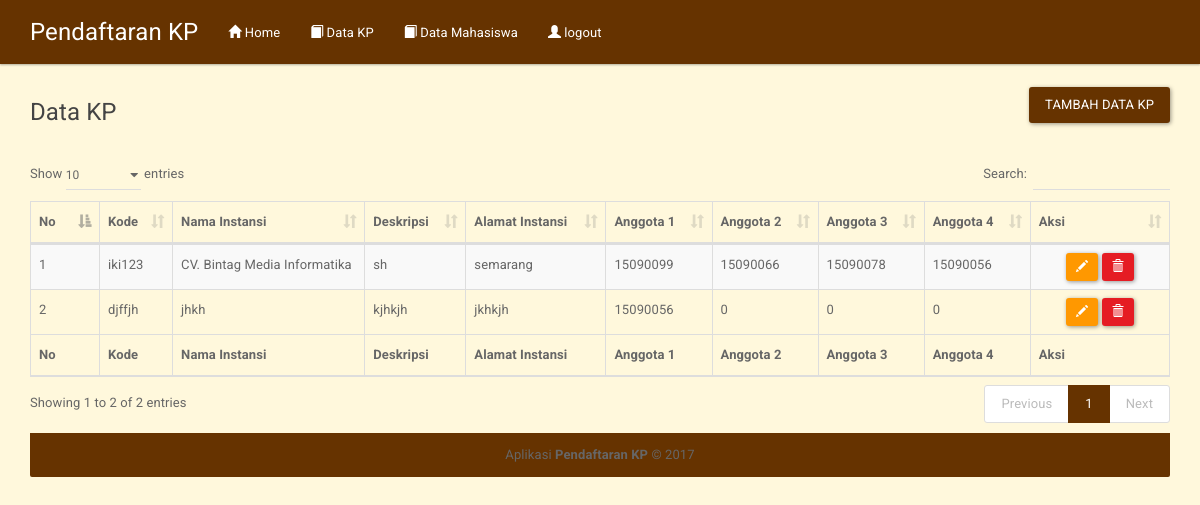
Screenshot of /data_kp.php with the database file from the repository.
### tables this page shows
CREATE TABLE `form_kp` (
  `id` int(3) NOT NULL,
  `kode` varchar(8) NOT NULL,
  `nama_ins` varchar(30) NOT NULL,
  `deskripsi` varchar(100) NOT NULL,
  `alamat_ins` varchar(100) NOT NULL,
  `anggota1` int(8) NOT NULL,
  `anggota2` int(8) NOT NULL,
  `anggota3` int(8) NOT NULL,
  `anggota4` int(8) NOT NULL
);

### includes/kp.inc.php (called while the page is built, shortened)
<?php
class kp{
	private $conn;
	private $table_name = "form_kp";
	public function __construct($db){
		$this->conn = $db;
	}
	function readAll_kp(){
		$query = "SELECT * FROM ".$this->table_name." ORDER BY id ASC";
		$stmt = $this->conn->prepare( $query );
		$stmt->execute();
		return $stmt;
	}
}
?>

### data_kp.php (the view, shortened to what this page needs)
<?php
include_once 'header.blade.php';
include_once 'includes/kp.inc.php';
$db = DB();
$pro = new kp($db);
$stmt = $pro->readAll_kp();
?>
	<div class="row">
		<div class="col-md-6 text-left">
			<h4>Data KP</h4>
		</div>
		<div class="col-md-6 text-right">
			<button onclick="location.href='tambah_kp.php'" class="btn btn-primary"> Tambah Data KP </button>
		</div>
	</div>
	<br/>
	<table width="100%" class="table table-striped table-bordered" id="tabeldata">
        <thead>
            <tr>
                <th width="30px">No</th>
                <th>Kode</th>
                <th>Nama Instansi</th>
                <th>Deskripsi</th>
				<th>Alamat Instansi</th>
                <th>Anggota 1</th>
				<th>Anggota 2</th>
                <th>Anggota 3</th>
				<th>Anggota 4</th>
                <th width="100px">Aksi</th>
            </tr>
        </thead>
        <tfoot>
            <tr>
                <th>No</th>
                <th>Kode</th>
                <th>Nama Instansi</th>
                <th>Deskripsi</th>
				<th>Alamat Instansi</th>
                <th>Anggota 1</th>
				<th>Anggota 2</th>
                <th>Anggota 3</th>
				<th>Anggota 4</th>
                <th>Aksi</th>
            </tr>
        </tfoot>
        <tbody>
<?php
$no=1;
while ($row = $stmt->fetch(PDO::FETCH_ASSOC)){
?>
            <tr>
                <td><?php echo $no++ ?></td>
                <td><?php echo $row['kode'] ?></td>
                <td><?php echo $row['nama_ins'] ?></td>
                <td><?php echo $row['deskripsi'] ?></td>
				<td><?php echo $row['alamat_ins'] ?></td>
                <td><?php echo $row['anggota1'] ?></td>
				<td><?php echo $row['anggota2'] ?></td>
				<td><?php echo $row['anggota3'] ?></td>
				<td><?php echo $row['anggota4'] ?></td>
                <td class="text-center">
					<a href="ubah_kp.php?id=<?php echo $row['id'] ?>" class="btn btn-sm btn-warning"><span class="glyphicon glyphicon-pencil" aria-hidden="true"></span></a>
					<a href="delete_kp.php?id=<?php echo $row['id'] ?>" onclick="return confirm('Yakin ingin menghapus data')" class="btn btn-sm btn-danger"><span class="glyphicon glyphicon-trash" aria-hidden="true"></span></a>
			    </td>
            </tr>
<?php
}
?>
        </tbody>
    </table>
<?php
include_once 'footer.blade.php';
?>

### rows the page displays
form_kp: kode "iki123", nama_ins "CV. Bintag Media Informatika", deskripsi "sh", alamat_ins "semarang", anggota1 "15090099", anggota2 "15090066", anggota3 "15090078", anggota4 "15090056"
form_kp: kode "djffjh", nama_ins "jhkh", deskripsi "kjhkjh", alamat_ins "jkhkjh", anggota1 "15090056", anggota2 "0", anggota3 "0", anggota4 "0"
